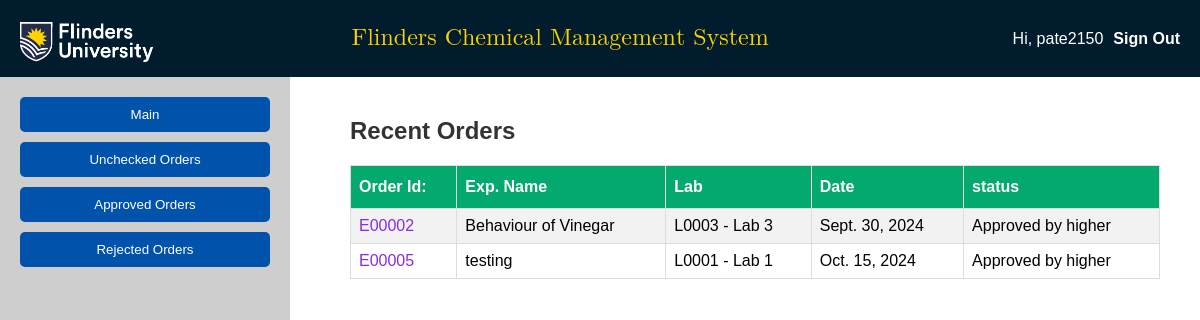
/orderManager/ (signed in), run on the app's committed database.
### furc/models.py (models this page shows, shortened)
class User(AbstractBaseUser, PermissionsMixin):
    username = models.CharField(max_length=255, unique=True, primary_key=True)
    role = models.ForeignKey(UserRole, on_delete=models.CASCADE, to_field='role_id')
    is_active = models.BooleanField(default=True)
    is_staff = models.BooleanField(default=False)
    is_superuser = models.BooleanField(default=False)
    objects = CustomUserManager()
    USERNAME_FIELD = 'username'
    REQUIRED_FIELDS = []
    def __str__(self):
        return self.username

class Order(models.Model):
    order_id = models.CharField(primary_key=True, max_length=10)
    exp_name = models.CharField(max_length=100)
    lab_id = models.ForeignKey(Laboratory, on_delete=models.CASCADE)
    exp_procedure = models.FileField(upload_to= custom_file_upload_path_exp)
    risk_assessment = models.FileField(upload_to= custom_file_upload_path_risk)
    order_date = models.DateField(editable=False, auto_now_add=True)
    updated_date = models.DateField(default=None, null=True)
    order_status = models.CharField(max_length=30, choices=ORDER_STATUS, default='Requested')

class Laboratory(models.Model):
    lab_id = models.CharField(primary_key=True, max_length=10)
    lab_name = models.CharField(max_length=50)
    center_id = models.ForeignKey(ResearchCenter, on_delete=models.CASCADE, null=True, blank=True)
    storage_locations = GenericRelation(StorageLocation)
    def __str__(self):
        return f'{self.lab_id} - {self.lab_name}'

### furc/views.py (the view)
# urls.py: path('orderManager/', views.orderManager, name='orderManager'),
def orderManager(request):
    recent_orders = Order.objects.filter(order_status='Approved by higher')
    params = {'recent_orders': recent_orders}
    return render(request, 'furc/orderManager.html', params)

### furc/templates/furc/orderManager.html (shortened to what this page needs)
<!DOCTYPE html>
{% load static %}
<html lang="en">
<head>
    <link rel="stylesheet" href="{% static 'css/style.css' %}">
</head>
<body>
    <header class="header">
        <div class="logo">
            <img src="{% static 'images/flinder-logo_white.png' %}" alt="Flinders University Logo" style="height: 50px;">
        </div>
        <div class="title">
            <p class="headerTitle">Flinders Chemical Management System</p>
        </div>
        {% if user.is_authenticated %}
        <div class="welcome-message">
            Hi, <span id="username">{{request.user}}</span>
        </div>
        <div class="sign-out">
            <a href="/logout/" id="sign-out-link">Sign Out</a>
        </div>
        {% endif %}
    </header>
    <div class="container">
        <div class="sidebar">
            <button onclick="showSection('main')">Main</button>
            <button onclick="showSection('new-order')">Unchecked Orders</button>
            <button onclick="showSection('approved-orders')">Approved Orders</button>
            <button onclick="showSection('rejected-orders')">Rejected Orders</button>
        </div>
        <div class="content">
            <div id="main" class="content-section">
                <h2>Recent Orders</h2>
                <table class="customers" style="border-radius:20px;">
                            <tr>
                                <th>Order Id:</th>
                                <th>Exp. Name</th>
                                <th>Lab</th>
                                <th>Date</th>
                                <th>status</th>
                            </tr>
                    {% for item in recent_orders %}
                            <tr>
                                <td><a class="orderidLink" href="/orderView/{{item.order_id}}">{{item.order_id}}</a></td>
                                <td>{{item.exp_name}}</td>
                                <td>{{item.lab_id}}</td>
                                <td>{{item.order_date}}</td>
                                <td>{{item.order_status}}</td>
                            </tr>
                    {% endfor %}
                        </table>
            </div>
        </div>
    </div>
</body>
</html>

### furc/static/css/style.css (style rules this page uses)
body { font-family: Arial, sans-serif; background-color: #f4f4f4; margin: 0; padding: 0; display: flex; flex-direction: column; height: 100vh; }
.header { display: flex; justify-content: space-between; align-items: center; padding: 0px 20px; background-color: #011c2c; color: #fff; }
.container { display: flex; flex: 1; }
.title { flex: 6; text-align: center; }
.welcome-message { flex: 1; text-align: right; font-size: 16px; padding-right: 10px; }
.sign-out a { color: #fff; text-decoration: none; font-size: 16px; font-weight: bold; text-align: right; }
.headerTitle { text-align: center; color: #ffd300; font-size: x-large; font-family: math; }
h2 { margin-top: 0; color: #555; }
button { padding: 10px 20px; background-color: #0052ab; color: #fff; border: none; border-radius: 5px; cursor: pointer; margin-bottom: 10px; }
.sidebar { width: 250px; background-color: #cecece; color: #fff; padding: 20px; display: flex; flex-direction: column; }
.content-section { padding: 20px; margin-left: 20px; }
.content { flex: 1; padding: 20px; background-color: #fff; overflow-y: auto; }
h2 { color: #333; }
.orderidLink { text-decoration: none; color: blueviolet; }

### furc/templates/furc/orderManager.html (style rules this page uses)
.customers { font-family: Arial, Helvetica, sans-serif; border-collapse: collapse; width: 100%; }
.customers td, .customers th { border: 1px solid #ddd; padding: 8px; }
.customers tr:nth-child(even) { background-color: #f2f2f2; }
.customers th { padding-top: 12px; padding-bottom: 12px; text-align: left; background-color: #04AA6D; color: white; }

### data on the page
User: user "pate2150"
Order: order_id "E00002", exp_name "Behaviour of Vinegar", lab_id "L0003 - Lab 3", order_date "Sept. 30, 2024", order_status "Approved by higher"
Order: order_id "E00005", exp_name "testing", lab_id "L0001 - Lab 1", order_date "Oct. 15, 2024", order_status "Approved by higher"
